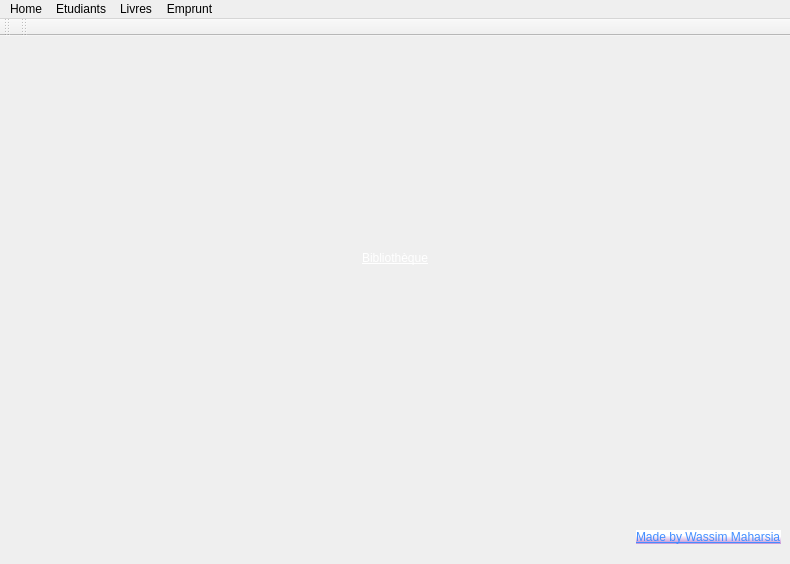
<?xml version="1.0" encoding="UTF-8"?>
<ui version="4.0">
 <class>MainWindow</class>
 <widget class="QMainWindow" name="MainWindow">
  <property name="geometry">
   <rect>
    <x>0</x>
    <y>0</y>
    <width>790</width>
    <height>564</height>
   </rect>
  </property>
  <property name="acceptDrops">
   <bool>false</bool>
  </property>
  <property name="windowTitle">
   <string>bibliothèque</string>
  </property>
  <property name="windowIcon">
   <iconset>
    <normaloff>../test/projet python 2/backround2.png</normaloff>../test/projet python 2/backround2.png</iconset>
  </property>
  <property name="autoFillBackground">
   <bool>true</bool>
  </property>
  <property name="styleSheet">
   <string notr="true"/>
  </property>
  <widget class="QWidget" name="centralwidget">
   <property name="autoFillBackground">
    <bool>true</bool>
   </property>
   <property name="styleSheet">
    <string notr="true"/>
   </property>
   <layout class="QHBoxLayout" name="horizontalLayout">
    <property name="leftMargin">
     <number>0</number>
    </property>
    <property name="topMargin">
     <number>0</number>
    </property>
    <property name="rightMargin">
     <number>0</number>
    </property>
    <property name="bottomMargin">
     <number>0</number>
    </property>
    <item>
     <widget class="QStackedWidget" name="stackedWidget">
      <property name="tabletTracking">
       <bool>false</bool>
      </property>
      <property name="acceptDrops">
       <bool>false</bool>
      </property>
      <property name="styleSheet">
       <string notr="true">border-image: url(f867c4a1391713dbbda30e2a472f9dde.jpg);</string>
      </property>
      <property name="currentIndex">
       <number>0</number>
      </property>
      <widget class="QWidget" name="page">
       <property name="styleSheet">
        <string notr="true">background-image: url(b.png);</string>
       </property>
       <layout class="QVBoxLayout" name="verticalLayout" stretch="0,1">
        <property name="leftMargin">
         <number>9</number>
        </property>
        <property name="topMargin">
         <number>150</number>
        </property>
        <property name="bottomMargin">
         <number>20</number>
        </property>
        <item alignment="Qt::AlignHCenter">
         <widget class="QLabel" name="label_2">
          <property name="styleSheet">
           <string notr="true">font: 75 8pt &quot;MS Shell Dlg 2&quot;;
font: 8pt &quot;MS Shell Dlg 2&quot;;
text-decoration: underline;
text-decoration:italic;
font: 48pt &quot;Poor Richard&quot;;
color: rgb(124, 0, 186);
color: rgb(255, 255, 255);
padding:15;
margin-top:50</string>
          </property>
          <property name="text">
           <string>Bibliothèque</string>
          </property>
         </widget>
        </item>
        <item alignment="Qt::AlignRight|Qt::AlignBottom">
         <widget class="QLabel" name="label">
          <property name="styleSheet">
           <string notr="true">background-color: qlineargradient(spread:pad, x1:0.82, y1:0.93, x2:0.865, y2:0.449, stop:0 rgba(202, 157, 218, 255), stop:1 rgba(255, 255, 255, 255));
font: 87 12pt &quot;Arial Black&quot;;
color: rgb(67, 142, 255);
text-decoration: underline;</string>
          </property>
          <property name="text">
           <string>Made by Wassim Maharsia</string>
          </property>
         </widget>
        </item>
       </layout>
      </widget>
      <widget class="QWidget" name="page_2"/>
     </widget>
    </item>
   </layout>
  </widget>
  <widget class="QMenuBar" name="menubar">
   <property name="geometry">
    <rect>
     <x>0</x>
     <y>0</y>
     <width>790</width>
     <height>22</height>
    </rect>
   </property>
   <widget class="QMenu" name="menuHome">
    <property name="toolTip">
     <string/>
    </property>
    <property name="autoFillBackground">
     <bool>false</bool>
    </property>
    <property name="tearOffEnabled">
     <bool>false</bool>
    </property>
    <property name="title">
     <string>Home</string>
    </property>
    <property name="icon">
     <iconset>
      <normaloff>../../../images/Home-icon.svg.png</normaloff>../../../images/Home-icon.svg.png</iconset>
    </property>
    <property name="separatorsCollapsible">
     <bool>false</bool>
    </property>
    <property name="toolTipsVisible">
     <bool>false</bool>
    </property>
    <addaction name="actionHome"/>
   </widget>
   <widget class="QMenu" name="menuEtudiant">
    <property name="title">
     <string>Etudiants</string>
    </property>
    <widget class="QMenu" name="menuRecherche">
     <property name="title">
      <string>Recherche</string>
     </property>
     <property name="icon">
      <iconset>
       <normaloff>../../../images/4.png</normaloff>../../../images/4.png</iconset>
     </property>
     <addaction name="actionRech_par_ID"/>
     <addaction name="separator"/>
     <addaction name="actionRech_par_Section"/>
     <addaction name="separator"/>
     <addaction name="actionRech_par_Niveau"/>
     <addaction name="separator"/>
     <addaction name="actionRech_par_Niv_Sec_2"/>
    </widget>
    <addaction name="separator"/>
    <addaction name="actionAfficher_2"/>
    <addaction name="separator"/>
    <addaction name="actionAjouter"/>
    <addaction name="separator"/>
    <addaction name="actionsupprimer"/>
    <addaction name="separator"/>
    <addaction name="actionModifier_4"/>
    <addaction name="separator"/>
    <addaction name="menuRecherche"/>
   </widget>
   <widget class="QMenu" name="menuLivres">
    <property name="title">
     <string>Livres</string>
    </property>
    <widget class="QMenu" name="menuRechrche">
     <property name="title">
      <string>Rechrche</string>
     </property>
     <property name="icon">
      <iconset>
       <normaloff>../../../images/4.png</normaloff>../../../images/4.png</iconset>
     </property>
     <addaction name="actionRech_par_Ref"/>
     <addaction name="separator"/>
     <addaction name="actionRech_par_titre"/>
     <addaction name="separator"/>
     <addaction name="actionRech_par_annee"/>
     <addaction name="separator"/>
     <addaction name="actionRech_par_auteur"/>
    </widget>
    <addaction name="actionAfficher_3"/>
    <addaction name="separator"/>
    <addaction name="actionAjouter_2"/>
    <addaction name="separator"/>
    <addaction name="actionsupprimer_2"/>
    <addaction name="separator"/>
    <addaction name="actionModifier_2"/>
    <addaction name="separator"/>
    <addaction name="menuRechrche"/>
   </widget>
   <widget class="QMenu" name="menuEmprunt">
    <property name="title">
     <string>Emprunt</string>
    </property>
    <widget class="QMenu" name="menuModifier">
     <property name="title">
      <string>Modifier</string>
     </property>
     <property name="icon">
      <iconset>
       <normaloff>../../../images/m.png</normaloff>../../../images/m.png</iconset>
     </property>
     <addaction name="actionModifier_date_Emprunt"/>
     <addaction name="separator"/>
     <addaction name="actionModifier_date_Retour"/>
    </widget>
    <widget class="QMenu" name="menuRecherche_2">
     <property name="title">
      <string>Recherche</string>
     </property>
     <property name="icon">
      <iconset>
       <normaloff>../../../images/4.png</normaloff>../../../images/4.png</iconset>
     </property>
     <addaction name="actionRech_par_Livre"/>
     <addaction name="separator"/>
     <addaction name="actionRech_par_Etudiant"/>
     <addaction name="separator"/>
     <addaction name="actionRech_par_date_emprunt"/>
     <addaction name="separator"/>
     <addaction name="actionRech_par_date_Retour"/>
     <addaction name="separator"/>
     <addaction name="actionrech_entre_deux_dates_Emp"/>
     <addaction name="separator"/>
     <addaction name="actionRech_entre_deux_date_Ret"/>
    </widget>
    <addaction name="actionAfficher"/>
    <addaction name="separator"/>
    <addaction name="actionAjouter_3"/>
    <addaction name="separator"/>
    <addaction name="actionSupprimer_3"/>
    <addaction name="separator"/>
    <addaction name="menuModifier"/>
    <addaction name="separator"/>
    <addaction name="actionRetour_d_un_emprunt"/>
    <addaction name="separator"/>
    <addaction name="menuRecherche_2"/>
   </widget>
   <addaction name="menuHome"/>
   <addaction name="menuEtudiant"/>
   <addaction name="menuLivres"/>
   <addaction name="menuEmprunt"/>
  </widget>
  <widget class="QToolBar" name="toolBar">
   <property name="windowTitle">
    <string>toolBar</string>
   </property>
   <attribute name="toolBarArea">
    <enum>TopToolBarArea</enum>
   </attribute>
   <attribute name="toolBarBreak">
    <bool>false</bool>
   </attribute>
  </widget>
  <widget class="QToolBar" name="toolBar_2">
   <property name="windowTitle">
    <string>toolBar_2</string>
   </property>
   <attribute name="toolBarArea">
    <enum>TopToolBarArea</enum>
   </attribute>
   <attribute name="toolBarBreak">
    <bool>false</bool>
   </attribute>
  </widget>
  <action name="actionAjouter">
   <property name="icon">
    <iconset>
     <normaloff>../../../images/plus-sign-icon-png-16.jpg</normaloff>../../../images/plus-sign-icon-png-16.jpg</iconset>
   </property>
   <property name="text">
    <string>Ajouter</string>
   </property>
  </action>
  <action name="actionModifier_4">
   <property name="icon">
    <iconset>
     <normaloff>../../../images/m.png</normaloff>../../../images/m.png</iconset>
   </property>
   <property name="text">
    <string>Modifier</string>
   </property>
  </action>
  <action name="actionSupprimer_un_etudiant">
   <property name="text">
    <string>Supprimer un etudiant</string>
   </property>
  </action>
  <action name="actionSupprimer_un_niveau">
   <property name="text">
    <string>Supprimer un niveau</string>
   </property>
  </action>
  <action name="actionSupprimer_une_section">
   <property name="text">
    <string>Supprimer une section</string>
   </property>
  </action>
  <action name="actionSupprimer_un_classe">
   <property name="text">
    <string>Supprimer un classe</string>
   </property>
  </action>
  <action name="actionAjouter_2">
   <property name="icon">
    <iconset>
     <normaloff>../../../images/plus-sign-icon-png-16.jpg</normaloff>../../../images/plus-sign-icon-png-16.jpg</iconset>
   </property>
   <property name="text">
    <string>Ajouter</string>
   </property>
  </action>
  <action name="actionModifier_2">
   <property name="icon">
    <iconset>
     <normaloff>../../../images/m.png</normaloff>../../../images/m.png</iconset>
   </property>
   <property name="text">
    <string>Modifier</string>
   </property>
  </action>
  <action name="actionSupprimer_un_livre">
   <property name="text">
    <string>Supprimer un livre</string>
   </property>
  </action>
  <action name="actionSupprimer_des_livres_d_un_auteur">
   <property name="text">
    <string>Supprimer des livres d'un auteur</string>
   </property>
  </action>
  <action name="actionSupprimer_des_livres_d_une_ann_e">
   <property name="text">
    <string>Supprimer des livres d'une année</string>
   </property>
  </action>
  <action name="actionAjouter_3">
   <property name="icon">
    <iconset>
     <normaloff>../../../images/plus-sign-icon-png-16.jpg</normaloff>../../../images/plus-sign-icon-png-16.jpg</iconset>
   </property>
   <property name="text">
    <string>Ajouter</string>
   </property>
  </action>
  <action name="actionSupprimer_3">
   <property name="icon">
    <iconset>
     <normaloff>../../../images/images (3).png</normaloff>../../../images/images (3).png</iconset>
   </property>
   <property name="text">
    <string>Supprimer</string>
   </property>
  </action>
  <action name="actionRetour_d_un_emprunt">
   <property name="text">
    <string>Retour d'un emprunt</string>
   </property>
  </action>
  <action name="actionAfficher">
   <property name="icon">
    <iconset>
     <normaloff>../../../images/d.png</normaloff>../../../images/d.png</iconset>
   </property>
   <property name="text">
    <string>Afficher</string>
   </property>
  </action>
  <action name="actionAfficher_2">
   <property name="icon">
    <iconset>
     <normaloff>../../../images/d.png</normaloff>../../../images/d.png</iconset>
   </property>
   <property name="text">
    <string>Afficher</string>
   </property>
  </action>
  <action name="actionAfficher_3">
   <property name="icon">
    <iconset>
     <normaloff>../../../images/d.png</normaloff>../../../images/d.png</iconset>
   </property>
   <property name="text">
    <string>Afficher</string>
   </property>
  </action>
  <action name="actionr_cuperer_tous">
   <property name="icon">
    <iconset>
     <normaloff>../../../images/Icons8-Windows-8-Industry-Recycling.256.png</normaloff>../../../images/Icons8-Windows-8-Industry-Recycling.256.png</iconset>
   </property>
   <property name="text">
    <string>récuperer tous</string>
   </property>
  </action>
  <action name="actionenregistrer_tous">
   <property name="icon">
    <iconset>
     <normaloff>../../../images/en.png</normaloff>../../../images/en.png</iconset>
   </property>
   <property name="text">
    <string>enregistrer tous</string>
   </property>
  </action>
  <action name="actionsupprimer">
   <property name="icon">
    <iconset>
     <normaloff>../../../images/images (3).png</normaloff>../../../images/images (3).png</iconset>
   </property>
   <property name="text">
    <string>supprimer</string>
   </property>
  </action>
  <action name="actionsupprimer_2">
   <property name="icon">
    <iconset>
     <normaloff>../../../images/images (3).png</normaloff>../../../images/images (3).png</iconset>
   </property>
   <property name="text">
    <string>supprimer</string>
   </property>
  </action>
  <action name="actionRecherche_Etudiant">
   <property name="text">
    <string>Recherche Etudiant</string>
   </property>
  </action>
  <action name="actionRechrche_livre">
   <property name="text">
    <string>Rechrche livre</string>
   </property>
  </action>
  <action name="actionRechrche_emprunt">
   <property name="text">
    <string>Rechrche emprunt</string>
   </property>
  </action>
  <action name="actionModifier_date_Emprunt">
   <property name="text">
    <string>Modifier date Emprunt</string>
   </property>
  </action>
  <action name="actionModifier_date_Retour">
   <property name="text">
    <string>Modifier date Retour</string>
   </property>
  </action>
  <action name="actionRech_par_Ref">
   <property name="text">
    <string>Rech. par Réf</string>
   </property>
  </action>
  <action name="actionRech_par_titre">
   <property name="text">
    <string>Rech. par titre</string>
   </property>
  </action>
  <action name="actionRech_par_annee">
   <property name="text">
    <string>Rech. par année edt</string>
   </property>
  </action>
  <action name="actionRech_par_auteur">
   <property name="text">
    <string>Rech. par Auteur</string>
   </property>
  </action>
  <action name="actionRech_par_ID">
   <property name="text">
    <string>Rech. par ID</string>
   </property>
  </action>
  <action name="actionRech_par_Section">
   <property name="text">
    <string>Rech. par Section</string>
   </property>
  </action>
  <action name="actionRech_par_Niveau">
   <property name="text">
    <string>Rech. par Niveau</string>
   </property>
  </action>
  <action name="actionRech_par_Niv_Sec_2">
   <property name="text">
    <string>Rech. par Niv+Sec</string>
   </property>
  </action>
  <action name="actionRech_par_Livre">
   <property name="text">
    <string>Rech. par Livre</string>
   </property>
  </action>
  <action name="actionRech_par_Etudiant">
   <property name="text">
    <string>Rech. par Etudiant</string>
   </property>
  </action>
  <action name="actionRech_par_date_emprunt">
   <property name="text">
    <string>Rech. par date Emprunt</string>
   </property>
  </action>
  <action name="actionRech_par_date_Retour">
   <property name="text">
    <string>Rech. par date Retour</string>
   </property>
  </action>
  <action name="actionrech_entre_deux_dates_Emp">
   <property name="text">
    <string>rech. entre deux dates Emp</string>
   </property>
  </action>
  <action name="actionRech_entre_deux_date_Ret">
   <property name="text">
    <string>Rech. entre deux date Ret</string>
   </property>
  </action>
  <action name="actionHome">
   <property name="icon">
    <iconset>
     <normaloff>../../../images/Home-icon.svg.png</normaloff>../../../images/Home-icon.svg.png</iconset>
   </property>
   <property name="text">
    <string>Home</string>
   </property>
  </action>
 </widget>
 <resources>
  <include location="../../../images/test.qrc"/>
 </resources>
 <connections/>
</ui>
